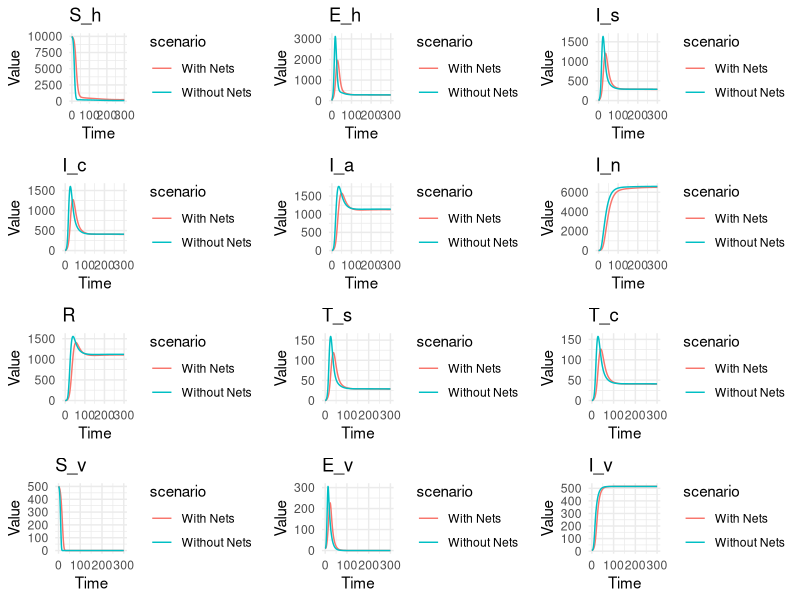

This figure's R source:
library(deSolve)
library(ggplot2)
library(gridExtra)
library(reshape2)

# Function to calculate the seasonal variation in transmission
seasonal_modulation <- function(time, amplitude, phase_shift) {
  return(1 + amplitude * sin(2 * pi *(time - phase_shift) / 365))
}

# Function to calculate the effective reduction in transmission due to mosquito nets
calculate_net_effect <- function(N_net, u_net, k_net, Nh) {
  net_coverage <- (N_net / Nh) * u_net
  effective_reduction <- net_coverage * k_net
  return(effective_reduction)
}

# Define the system of differential equations
disease_model <- function(time, state, parameters) {
  with(as.list(c(state, parameters)), {
    if (time >= net_start_time && use_net_intervention) {
      effective_reduction <- calculate_net_effect(N_net, u_net, k_net, N_h)
    } else {
      effective_reduction <- 0
    }
    
    seas <- seasonal_modulation(time, amplitude, phase_shift)
    FOIh <- (beta_hv * I_v / N_h) * seas * (1 - effective_reduction)
    
    # Human population equations
    dS_h <- -FOIh * S_h + delta * R
    dE_h <- FOIh * S_h - psi * (alpha_s + alpha_c * (1 - alpha_s) + alpha_a * (1 - alpha_c) * (1 - alpha_s) + (1 - alpha_a) * (1 - alpha_c) * (1 - alpha_s)) * E_h
    dI_s <- psi * alpha_s * E_h + sigma_s * R + mu_c * I_c - (gamma_s + theta_s) * I_s
    dI_c <- alpha_c * (1 - alpha_s) * psi * E_h + sigma_c * R + gamma_s * I_s + mu_a * I_a - (theta_c + gamma_c + mu_c) * I_c
    dI_a <- alpha_a * (1 - alpha_c) * (1 - alpha_s) * psi * E_h + gamma_c * I_c + mu_n * I_n + sigma_a * R - (mu_a + gamma_a) * I_a
    dI_n <- psi * (1 - alpha_a) * (1 - alpha_c) * (1 - alpha_s) * E_h + gamma_a * I_a + sigma_n * R - (mu_n + kappa_n) * I_n
    dR <- kappa_s * T_s + kappa_c * T_c + kappa_n * I_n - (delta + sigma_s + sigma_c + sigma_a + sigma_n) * R
    dT_s <- theta_s * I_s - kappa_s * T_s
    dT_c <- theta_c * I_c - kappa_c * T_c
    
    # Vector population equations
    FOIv <- ((I_c + I_a + I_s + I_n) / N_v) * beta_vh * seas * (1 - effective_reduction)
    dS_v <- -FOIv * S_v  
    dE_v <- FOIv * S_v - omega * E_v
    dI_v <- omega * E_v
    
    # Return the rates of change
    list(c(dS_h, dE_h, dI_s, dI_c, dI_a, dI_n, dR, dT_s, dT_c, dS_v, dE_v, dI_v))
  })
}

# Initial conditions
initial_state <- c(
  S_h = 9990, E_h = 6, I_s = 1, I_c = 1, I_a = 1, I_n = 1, R = 0, T_s = 0, T_c = 0,
  S_v = 500, E_v = 10, I_v = 5
)

# Parameters
parameters <- c(
  beta_hv = 0.9,
  beta_vh = 0.5,
  alpha_s = 0.5, alpha_c = 0.5, alpha_a = 0.5, 
  sigma_s = 0.01, sigma_c = 0.01, sigma_a = 0.01, sigma_n = 0.01,
  gamma_s = 0.1, gamma_c = 0.1, gamma_a = 0.1,
  theta_s = 0.05, theta_c = 0.05,
  mu_n = 0.01, mu_c = 0.01, mu_a = 0.01, kappa_n = 0.01,
  kappa_s = 0.5, kappa_c = 0.5,
  delta = 0.05,
  omega = 0.1,
  N_h = 1000,
  N_v = 1000,
  psi = 0.2,
  amplitude = 0.3,
  phase_shift = 180,
  N_net = 6000,
  u_net = 0.5,
  k_net = 0.2,
  net_start_time =1
)

# Time sequence
time <- seq(0, 300, by = 1)

# Solve the model with nets
parameters["use_net_intervention"] <- TRUE
output_with_nets <- ode(y = initial_state, times = time, func = disease_model, parms = parameters)

# Solve the model without nets
parameters["use_net_intervention"] <- FALSE
output_without_nets <- ode(y = initial_state, times = time, func = disease_model, parms = parameters)

# Convert outputs to data frames for plotting
output_with_nets_df <- as.data.frame(output_with_nets)
output_with_nets_df$scenario <- "With Nets"
output_without_nets_df <- as.data.frame(output_without_nets)
output_without_nets_df$scenario <- "Without Nets"

# Combine the data frames
combined_output_df <- rbind(output_with_nets_df, output_without_nets_df)

# Melt the data for ggplot2
output_long <- melt(combined_output_df, id.vars = c("time", "scenario"))

# Define compartments in the same order as in the model
compartments <- c("S_h", "E_h", "I_s", "I_c", "I_a", "I_n", "R", "T_s", "T_c", "S_v", "E_v", "I_v")

# Create a list to store individual plots
plot_list <- list()

# Generate plots for each compartment
for (compartment in compartments) {
  p <- ggplot(subset(output_long, variable == compartment), aes(x = time, y = value, color = scenario)) +
    geom_line() +
    labs(title = compartment, x = "Time", y = "Value") +
    theme_minimal()
  plot_list[[compartment]] <- p
}

# Arrange plots in a 4x3 grid
grid.arrange(grobs = plot_list, ncol = 3, nrow = 4)

rowSums(output_with_nets[,2:11])
